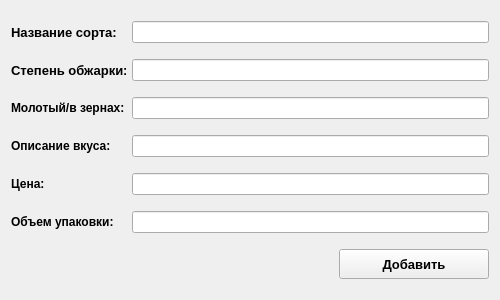
<?xml version="1.0" encoding="UTF-8"?>
<ui version="4.0">
 <class>Form</class>
 <widget class="QWidget" name="Form">
  <property name="geometry">
   <rect>
    <x>0</x>
    <y>0</y>
    <width>500</width>
    <height>300</height>
   </rect>
  </property>
  <property name="sizePolicy">
   <sizepolicy hsizetype="Preferred" vsizetype="Preferred">
    <horstretch>0</horstretch>
    <verstretch>0</verstretch>
   </sizepolicy>
  </property>
  <property name="minimumSize">
   <size>
    <width>500</width>
    <height>300</height>
   </size>
  </property>
  <property name="maximumSize">
   <size>
    <width>500</width>
    <height>300</height>
   </size>
  </property>
  <property name="windowTitle">
   <string>Добавление кофе</string>
  </property>
  <layout class="QVBoxLayout" name="verticalLayout">
   <item>
    <layout class="QHBoxLayout" name="horizontalLayout">
     <item>
      <widget class="QLabel" name="nameLabel">
       <property name="minimumSize">
        <size>
         <width>115</width>
         <height>0</height>
        </size>
       </property>
       <property name="maximumSize">
        <size>
         <width>115</width>
         <height>16777215</height>
        </size>
       </property>
       <property name="font">
        <font>
         <family>Segoe UI</family>
         <pointsize>10</pointsize>
         <bold>true</bold>
        </font>
       </property>
       <property name="text">
        <string>Название сорта:</string>
       </property>
      </widget>
     </item>
     <item>
      <widget class="QLineEdit" name="nameLineEdit"/>
     </item>
    </layout>
   </item>
   <item>
    <layout class="QHBoxLayout" name="horizontalLayout_2">
     <item>
      <widget class="QLabel" name="roastLabel">
       <property name="minimumSize">
        <size>
         <width>115</width>
         <height>0</height>
        </size>
       </property>
       <property name="maximumSize">
        <size>
         <width>115</width>
         <height>16777215</height>
        </size>
       </property>
       <property name="font">
        <font>
         <pointsize>10</pointsize>
         <bold>true</bold>
        </font>
       </property>
       <property name="text">
        <string>Степень обжарки:</string>
       </property>
      </widget>
     </item>
     <item>
      <widget class="QLineEdit" name="roastLineEdit"/>
     </item>
    </layout>
   </item>
   <item>
    <layout class="QHBoxLayout" name="horizontalLayout_3">
     <item>
      <widget class="QLabel" name="typeLabel">
       <property name="minimumSize">
        <size>
         <width>115</width>
         <height>0</height>
        </size>
       </property>
       <property name="maximumSize">
        <size>
         <width>115</width>
         <height>16777215</height>
        </size>
       </property>
       <property name="font">
        <font>
         <pointsize>9</pointsize>
         <bold>true</bold>
        </font>
       </property>
       <property name="text">
        <string>Молотый/в зернах:</string>
       </property>
      </widget>
     </item>
     <item>
      <widget class="QLineEdit" name="typeLineEdit"/>
     </item>
    </layout>
   </item>
   <item>
    <layout class="QHBoxLayout" name="horizontalLayout_7">
     <item>
      <widget class="QLabel" name="taste_descriptionLabel">
       <property name="minimumSize">
        <size>
         <width>115</width>
         <height>0</height>
        </size>
       </property>
       <property name="maximumSize">
        <size>
         <width>115</width>
         <height>16777215</height>
        </size>
       </property>
       <property name="font">
        <font>
         <bold>true</bold>
        </font>
       </property>
       <property name="text">
        <string>Описание вкуса:</string>
       </property>
      </widget>
     </item>
     <item>
      <widget class="QLineEdit" name="taste_descriptionLineEdit"/>
     </item>
    </layout>
   </item>
   <item>
    <layout class="QHBoxLayout" name="horizontalLayout_5">
     <item>
      <widget class="QLabel" name="priceLabel">
       <property name="minimumSize">
        <size>
         <width>115</width>
         <height>0</height>
        </size>
       </property>
       <property name="maximumSize">
        <size>
         <width>115</width>
         <height>16777215</height>
        </size>
       </property>
       <property name="font">
        <font>
         <bold>true</bold>
        </font>
       </property>
       <property name="text">
        <string>Цена:</string>
       </property>
      </widget>
     </item>
     <item>
      <widget class="QLineEdit" name="prcieLineEdit"/>
     </item>
    </layout>
   </item>
   <item>
    <layout class="QHBoxLayout" name="horizontalLayout_6">
     <item>
      <widget class="QLabel" name="volumeLabel">
       <property name="minimumSize">
        <size>
         <width>115</width>
         <height>0</height>
        </size>
       </property>
       <property name="maximumSize">
        <size>
         <width>115</width>
         <height>16777215</height>
        </size>
       </property>
       <property name="font">
        <font>
         <bold>true</bold>
        </font>
       </property>
       <property name="text">
        <string>Объем упаковки:</string>
       </property>
      </widget>
     </item>
     <item>
      <widget class="QLineEdit" name="volumeLineEdit"/>
     </item>
    </layout>
   </item>
   <item>
    <layout class="QHBoxLayout" name="horizontalLayout_4">
     <item>
      <spacer name="horizontalSpacer">
       <property name="orientation">
        <enum>Qt::Orientation::Horizontal</enum>
       </property>
       <property name="sizeHint" stdset="0">
        <size>
         <width>40</width>
         <height>20</height>
        </size>
       </property>
      </spacer>
     </item>
     <item>
      <widget class="QPushButton" name="saveButton">
       <property name="minimumSize">
        <size>
         <width>150</width>
         <height>30</height>
        </size>
       </property>
       <property name="maximumSize">
        <size>
         <width>150</width>
         <height>30</height>
        </size>
       </property>
       <property name="font">
        <font>
         <pointsize>10</pointsize>
         <bold>true</bold>
        </font>
       </property>
       <property name="text">
        <string>Добавить</string>
       </property>
      </widget>
     </item>
    </layout>
   </item>
  </layout>
 </widget>
 <resources/>
 <connections/>
</ui>
